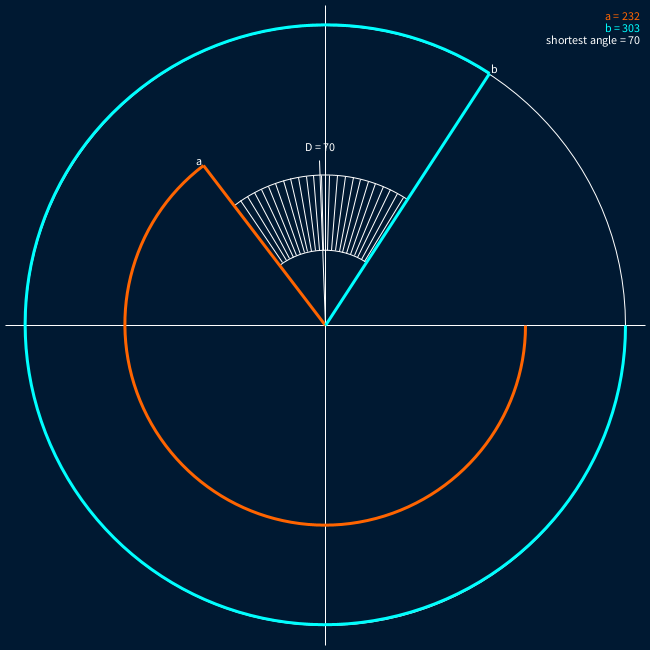
Frame 1 (no input)
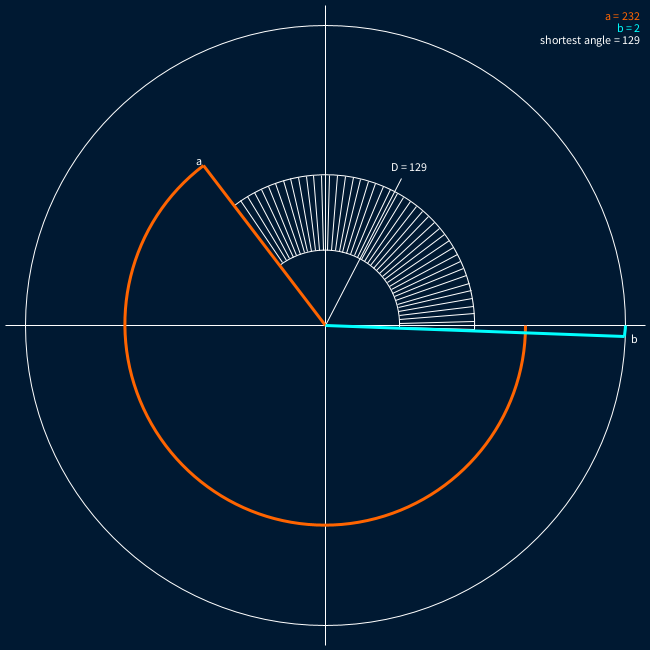
Frame 60 (the mouse pressed at the canvas centre just before this capture)
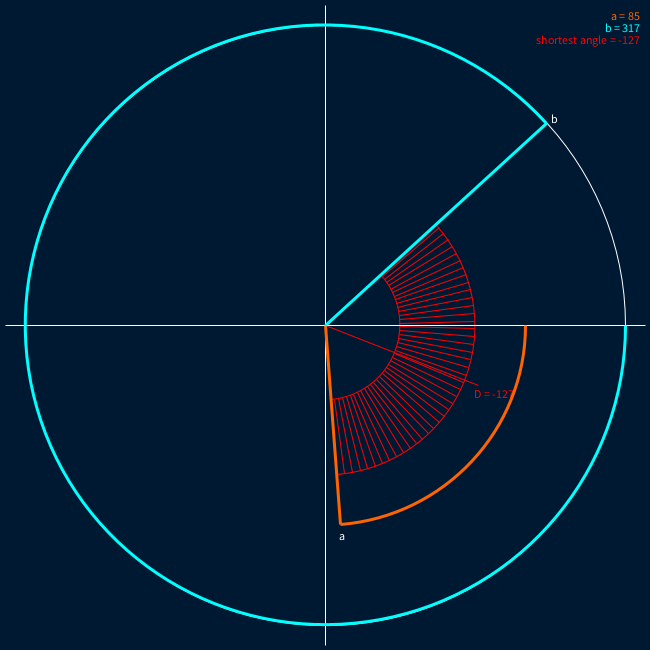
Frame 120 (the mouse held since frame 60 and released just before this capture)

The Processing sketch that drew these frames (run headless with seeded random() and noise(); from frame 60 on, the mouse is pressed at the canvas centre):

// Processing sketch: processing_106760
// ── processing_106760.pde

// CircleLerp.pde - Marius Watz, Aug 2013
// http://workshop.evolutionzone.com/

// tools for linear interpolation between angles [A,B],
// taking into account that degrees A and B could
// lie on either side of zero degrees and thus the
// shortest delta angle could be negative.

float a, b, t;
float B=0;
boolean doInitVal=true;
int col[];


void setup() {
  size(650, 650);

  col=new int[] {
    color(255, 100, 0), color(0, 255, 255)
  };
}

void draw() {
  background(0, 25, 50);

  if (doInitVal) initVal();

  b=radianAbs(b+radians(1));  

  pushMatrix();
  translate(width/2, height/2);

  drawArc();
  drawAngles();

  popMatrix();

  drawDebugText();
}

//////// RADIAN MATH
// Methods for finding absolute radian value,
// shortest angle between two angles and
// linear interpolation between two angles.
// Copy and paste this section to use in your own code.

float radianAbs(float a) {
  while (a<0) {
    a+=TWO_PI;
  } 
  while(a>TWO_PI) {
    a-=TWO_PI;
  } 

  return a;
}

float radianLerp(float a, float b, float t) {
  float D=radianShortest(a, b);
  return a+D*t;//a+D*t;
}

float radianShortest(float a, float b) {
  float D, D2;

  D=radianAbs(b-a);
  D2=-radianAbs((a-b));

  if (abs(D)>abs(D2)) D=D2;
  return D;
}


// DRAWING METHODS

void drawAngles() {
  float r;

  PVector va=new PVector(200, 0, 0);
  PVector vb=new PVector(300, 0, 0);
  rotate(va, a);
  rotate(vb, b);

  fill(255);

  textAlign(CENTER);
  text("a", va.x+va.x/20, va.y+va.y/20+6);
  text("b", vb.x+vb.x/30, vb.y+vb.y/30+6);

  // draw unit circle for reference
  noFill();
  stroke(255);//0,100,200);
  strokeWeight(1);

  r=300;  
  ellipse(0, 0, r*2, r*2);
  r=320;
  line(-r, 0, r, 0);
  line(0, -r, 0, r);

  // draw angles a and b
  strokeWeight(3);  
  stroke(col[0]);

  r=200;
  //  arc(0,0,r*0.5,r*0.5, 0,a);
  arc(0, 0, r*2, r*2, 0, a);
  line(0, 0, va.x, va.y);


  stroke(col[1]);
  r=300;
  //  arc(0,0,r*0.5,r*0.5, 0,b);
  arc(0, 0, r*2, r*2, 0, b);
  line(0, 0, vb.x, vb.y);
}

void drawArc() {
  PVector vv=new PVector();
  float r=150;

  float c=radianLerp(a, b, 1);
  float D=radianShortest(a, b);
  float inc=3.0/degrees(abs(radianShortest(a, b)));

  strokeWeight(1);
  strokeCap(SQUARE);

  if (D<0) stroke(255, 0, 0);
  else stroke(255);

  fill(255);
  if (D<0) fill(255, 0, 0);
  vv.set(r, 0, 0);
  c=radianLerp(a, b, 0.5);
  rotate(vv, c);

  textAlign(CENTER);

  vv.add(vv.x/10, vv.y/10);
  line(0,0,vv.x,vv.y);
  vv.add(vv.x/10, vv.y/10);
  text("D = "+strDeg(D), vv.x,vv.y+6);

  for (float tt=0; tt<=1; tt+=inc) {
    vv.set(r, 0, 0);
    c=radianLerp(a, b, tt);

    rotate(vv, c);
    line(vv.x*0.5, vv.y*0.5, vv.x, vv.y);
  }

  float aa=radianAbs(a);
  float bb=(a+D);

  // arc(x,y,w,h,start,end) needs "start" < "end"
  // so we use min() and max to get the order right  
  //  arc(0, 0, r/2, r/2, min(aa, bb), max(aa, bb));

  noFill();
  arc(0, 0, r, r, min(aa, bb), max(aa, bb));
  arc(0, 0, r*2, r*2, min(aa, bb), max(aa, bb));
}

void drawDebugText() {
  float deg=radianShortest(a, b);

  textAlign(RIGHT);
  float tx=width-10, ty=20;

  fill(col[0]);
  text("a = "+strDeg(a), tx, ty);

  fill(col[1]);
  text("b = "+strDeg(radianAbs(b)), tx, ty+12);

  fill(255);
  if (deg<0) fill(255, 0, 0);
  text("shortest angle = "+strDeg(deg), tx, ty+24);
}

void initVal() {
  a=HALF_PI;
  B+=HALF_PI*0.33f;
  b=a+B;

  a=random(TWO_PI);
  b=a+random(0.1f, 1.2f)*rndSign()*PI;
  doInitVal=false;
}

// MISCELLANEOUS - Utility methods
void keyPressed() {
  doInitVal=true;
}

void mousePressed() {
  doInitVal=true;
}

String strDeg(float a) {
  return ""+(int)(a*RAD_TO_DEG);
}

float rndSign() {
  return random(100)<50 ? -1 : 1;
}

PVector rotate(PVector v, float deg) {
  double sindeg, cosdeg;
  double newy, newx;

  double x=v.x, y=v.y;
  sindeg=Math.sin(deg); 
  cosdeg=Math.cos(deg);
  newx=x*cosdeg-y*sindeg;
  newy=x*sindeg+y*cosdeg;
  v.set((float)newx, (float)newy);
  return v;
}
